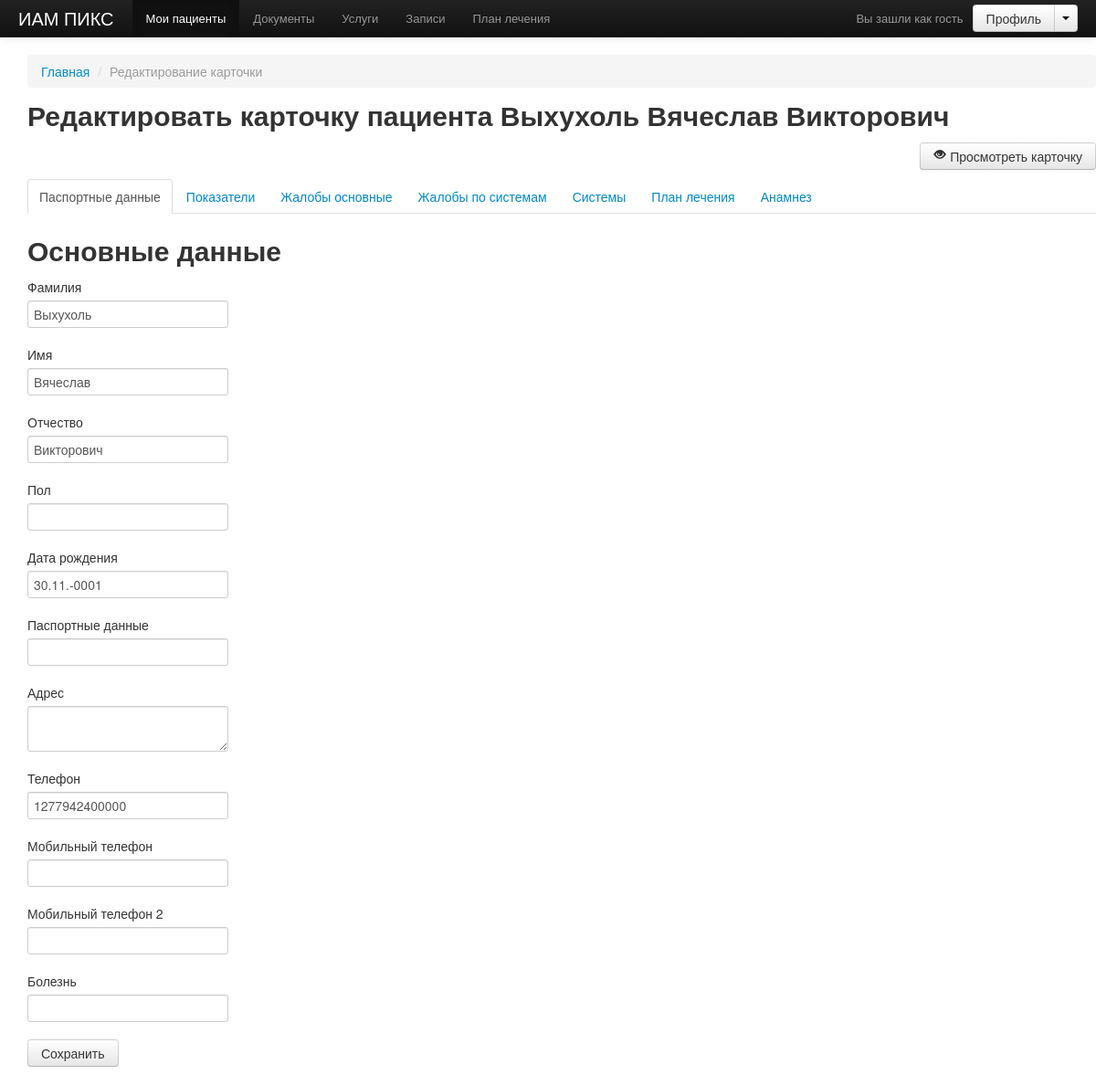
/demo/edit.php?patient_id=80&main=true, run on an earlier commit of the app's database.
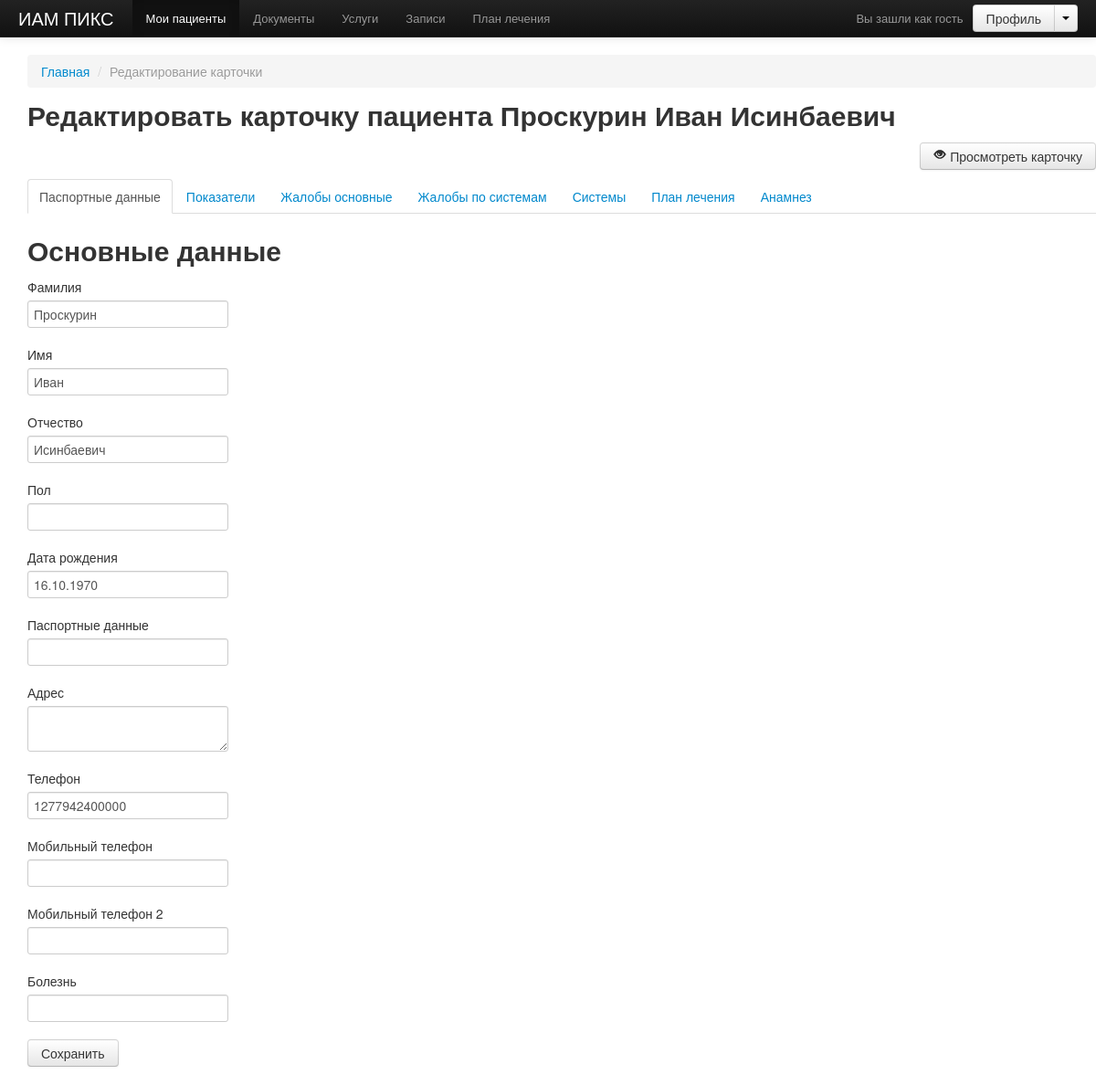
And on a later commit of the database.
### tables this page shows
CREATE TABLE IF NOT EXISTS `patients` (
  `id` int(11) NOT NULL AUTO_INCREMENT,
  `first_name` varchar(300) NOT NULL,
  `last_name` varchar(120) DEFAULT NULL,
  `patronymic` varchar(120) DEFAULT NULL,
  `sex` varchar(1) DEFAULT NULL,
  `document` text,
  `address` text NOT NULL,
  `phone` varchar(50) DEFAULT NULL,
  `mobile_phone` varchar(30) DEFAULT NULL,
  `mobile_phone_second` varchar(30) DEFAULT NULL,
  `desease` text,
  `date_birth` date NOT NULL,
  PRIMARY KEY (`id`)
);

### demo/functions.php (called while the page is built, shortened)
<?php function logout()
function query($value)
{
    $sql = mysql_query($value);
    return $sql;
}
function get_patient()
{
    $sql = query("select * from patients where id = '".$_GET['patient_id']."' limit 1");
    while($records = mysql_fetch_assoc($sql))
    $new_records[] = $records;
    return $new_records;
}
function get_date_birth($date)
{
    return date("d.m.Y",strtotime($date));
}

### demo/edit.php (the view, shortened to what this page needs)
<?php session_start(); include('includes/head.php'); ?>
<?php $patient = get_patient($patient_id); $arr = edit_patient(); ?>
<?php include('includes/header.php'); ?>
<div role="main">
<div class="span12">
<?php include($_SERVER['DOCUMENT_ROOT'] . '/demo/includes/breadcrumbs.php')?>
<?php foreach($patient as $info) {
    $url = '/demo/edit.php?patient_id=' . $info['id']; ?>
<h2>
    Редактировать карточку пациента
    <?=$info['last_name'] .' '. $info['first_name'] .' '. $info['patronymic']?>
</h2>
<div class="clearfix">
    <a style="float: right" href="show.php?patient_id=<?=$info['id']?>&main=true&type=pulse" class="btn">
        <i class="icon-eye-open"></i>
        Просмотреть карточку
    </a>
    <br> <br>
</div>
<ul class="nav nav-tabs">
    <li class="<?php if($_REQUEST['main']) echo 'active';?>">
        <a href="<?=$url?>&main=true">Паспортные данные</a>
    </li>
    <li class="<?php if($_REQUEST['parameters']) echo 'active';?>">
        <a href="<?=$url?>&parameters=true">Показатели</a>
    </li>
    <li class="<?php if($_REQUEST['main-complaints']) echo 'active';?>">
        <a href="<?=$url?>&main-complaints=true">Жалобы основные</a>
    </li>
    <li class="<?php if($_REQUEST['system-complaints']) echo 'active';?>">
        <a href="<?=$url?>&system-complaints=true">Жалобы по системам</a>
    </li>
    <li class="<?php if($_REQUEST['systems']) echo 'active';?>">
        <a href="<?=$url?>&systems=true">Системы</a>
    </li>
    <li class="<?php if($_REQUEST['plan']) echo 'active';?>">
        <a href="<?=$url?>&plan=true">План лечения</a>
    </li>
    <li class="<?php if($_REQUEST['history']) echo 'active';?>">
        <a href="<?=$url?>&history=true">Анамнез</a>
    </li>
</ul>
    <?php if($_REQUEST['main']) { ?>
    <h2>Основные данные</h2>
            <form action="" method="post">
                <div class="control-group">
                    <label class="control-label" for="last_name">
                        Фамилия
                    </label>
                    <div class="controls">
                        <input type="text" id="last_name" name="last_name" value="<?=$info['last_name']?>">
                    </div>
                </div>
        <div class="control-group">
            <label class="control-label" for="first_name">
                Имя
            </label>
            <div class="controls">
                <input type="text" id="first_name" name="first_name" value="<?=$info['first_name']?>">
            </div>
        </div>
        <div class="control-group">
            <label class="control-label" for="patronymic">
                Отчество
            </label>
            <div class="controls">
                <input type="text" id="patronymic" name="patronymic" value="<?=$info['patronymic']?>">
            </div>
        </div>
        <div class="control-group">
            <label class="control-label" for="sex">
                Пол
            </label>
            <div class="controls">
                <input type="text" id="sex" name="sex" value="<?=$info['sex']?>">
            </div>
        </div>
        <div class="control-group">
            <label class="control-label" for="date_birth">
                Дата рождения
            </label>
            <div class="controls">
                <input type="text" id="date_birth" name="date_birth" value="<?=get_date_birth($info['date_birth'])?>">
            </div>
        </div>
        <div class="control-group">
            <label class="control-label" for="document">
                Паспортные данные
            </label>
            <div class="controls">
                <input type="text" id="document" name="document" value="<?=$info['document']?>">
            </div>
        </div>
        <div class="control-group">
            <label class="control-label" for="address">
                Адрес
            </label>
            <div class="controls">
                <textarea id="address" name="address"><?=$info['address']?></textarea>
            </div>
        </div>
        <div class="control-group">
            <label class="control-label" for="phone">
                Телефон
            </label>
            <div class="controls">
                <input type="text" id="phone" name="phone" value="<?=$info['phone']?>">
            </div>
        </div>
        <div class="control-group">
            <label class="control-label" for="mobile_phone">
                Мобильный телефон
            </label>
            <div class="controls">
                <input type="text" id="mobile_phone" name="mobile_phone" value="<?=$info['mobile_phone']?>">
            </div>
        </div>
        <div class="control-group">
            <label class="control-label" for="mobile_phone_second">
                Мобильный телефон 2
            </label>
            <div class="controls">
                <input type="text" id="mobile_phone_second" name="mobile_phone_second" <?=$info['mobile_phone_second']?>>
            </div>
        </div>
        <div class="control-group">
            <label class="control-label" for="desease">
                Болезнь
            </label>
            <div class="controls">
                <input type="text" id="desease" name="desease" value="<?=$info['desease']?>">
            </div>
        </div>
        <input type="submit" name="save" class="btn" value="Сохранить">
        <? } ?>
            </form>
        <? } ?>
</div>
</div>
</body>
</html>

### demo/includes/head.php (shortened to what this page needs)
<?php require_once($_SERVER['DOCUMENT_ROOT'] . '/demo/functions.php');?>
<!DOCTYPE html>
 <html class="no-js">
<head>
    <link rel="stylesheet" href="css/main.css">
    <link href="css/bootstrap.min.css" rel="stylesheet">
</head>
<body>

### demo/includes/header.php (shortened to what this page needs)
<div class="navbar navbar-inverse navbar-fixed-top">
    <div class="navbar-inner">
        <div class="container-fluid">
            <a class="brand" href="/demo/">ИАМ ПИКС</a>
            <div class="nav-collapse collapse" style="height: 0px; ">
                <ul class="nav">
                    <li class="active">
                        <a href="#">Мои пациенты</a>
                    </li>
                    <li><a href="#">Документы</a></li>
                    <li><a href="#">Услуги</a></li>
                    <li><a href="#">Записи</a></li>
                    <li><a href="/demo/plans.php">План лечения</a></li>
                </ul>
                <div class="btn-group pull-right gap-left-out_10">
                    <a class="btn" href="#">Профиль</a>
                    <a class="btn dropdown-toggle" data-toggle="dropdown">
                        <span class="caret"></span>
                    </a>
                </div>
                <p class="navbar-text pull-right">
                    Вы зашли как <span class="auth-text">гость</span>
                </p>
            </div>
        </div>
    </div>
</div>

### demo/includes/breadcrumbs.php (shortened to what this page needs)
<ul class="breadcrumb">
    <?php
    $urls = array(
        'show' => '/demo/show.php',
        'edit' => '/demo/edit.php',
        'new' => '/demo/new.php',
        'plan' => '/demo/plans.php'
    );
    $current_url = $_SERVER["REQUEST_URI"];
    $url = (explode('?', $current_url));
    ?>
    <?php if($current_url == '/demo/') { ?>
        <li class="active">Главная</li>
    <? } else { ?>
        <li> <a href='/demo/'>Главная</a> <span class='divider'>/</span></li>
    <?php } ?>
    <?php if($url[0] == $urls['edit']) { ?>
    <li class="active">
        Редактирование карточки
    </li>
    <?php } ?>
</ul>

### demo/css/main.css (style rules this page uses)
.gap-left-out_10 { margin-left: 10px; }
body .breadcrumb { margin: 20px 0 0; }

### demo/css/docs.css (style rules this page uses)
body { position: relative; padding-top: 40px; }
body > .navbar { font-size: 13px; }

What changed in the data, as far as the page shows it:
changed patients: last_name "Выхухоль" → "Проскурин"; first_name "Вячеслав" → "Иван"; patronymic "Викторович" → "Исинбаевич"; date_birth "30.11.-0001" → "16.10.1970"
